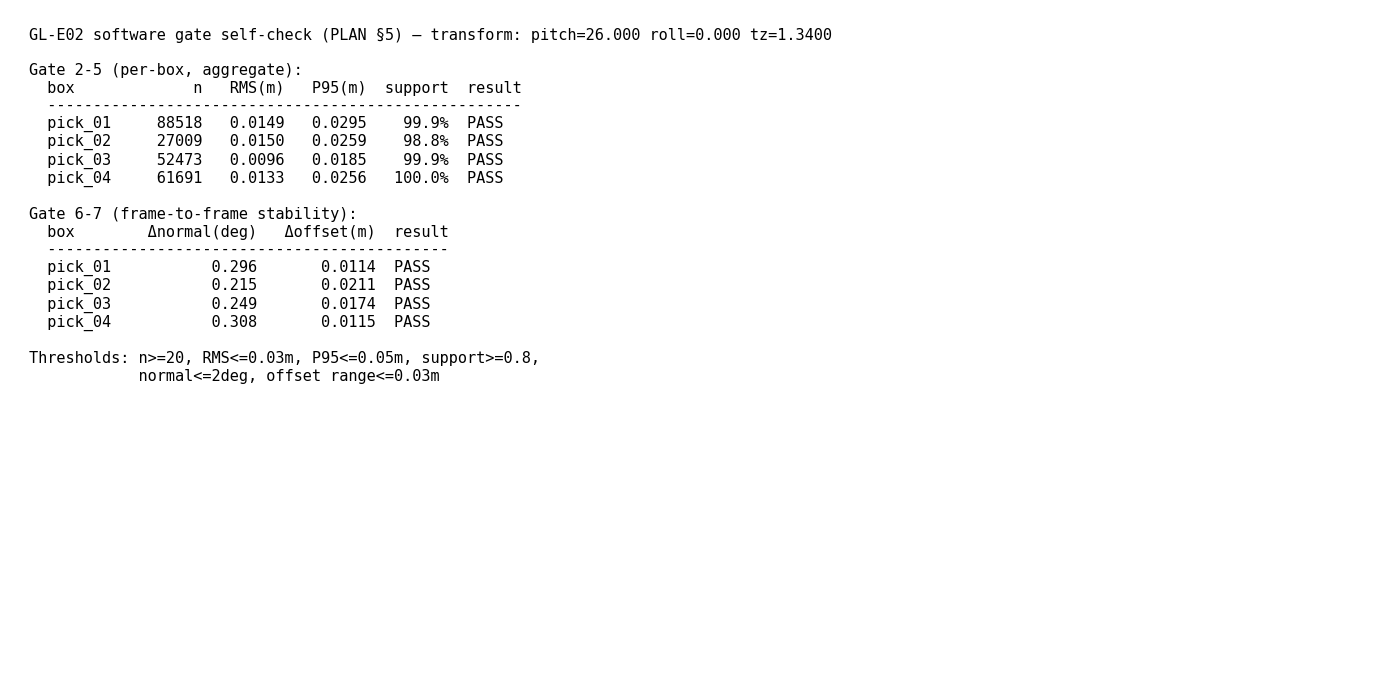

This chart was generated by the following Python code:
# -*- coding: utf-8 -*-
"""
GL-E02 软件门自检 (PLAN §5 口径) / software_gate_check.py
============================================================
门 (GROUND_LEVELING_NEXT_STAGE_PLAN.md §5, 既有软件工程门):
  1. 至少 3 独立验证区域
  2. 每区 >= 20 点
  3. untruncated RMS <= 0.03 m  (每区对自己拟合平面, 不修剪)
  4. |残差| P95 <= 0.05 m       (同上口径)
  5. 支持率 >= 0.8              (|Z_residual| < 阈值 的点占比; 阈值取 0.05m)
  6. 法向稳定 <= 2 度            (跨帧平面法向角变化; 帧间对比)
  7. offset 稳定 <= 0.03 m       (跨帧平面 offset 变化)

本脚本:
  - 对 4 个框, 分别在"单帧"与"全叠加"两种模式算 1-5 门
  - 用第 0 帧 vs 第 50 帧 (或滚动多帧) 算 6-7 门
  - 输出表格 + meta
"""
import json
import os
import numpy as np

HERE = os.path.dirname(os.path.abspath(__file__))
SRC_BIN = os.path.join(HERE, "points.bin")
SRC_META = os.path.join(HERE, "meta.json")
OUT_PNG = os.path.join(HERE, "software_gate_check.png")
OUT_META = os.path.join(HERE, "software_gate_check.meta.json")

STRIDE = 28
PITCH_DEG = 26.2338
ROLL_DEG  = -1.3221
TZ        = 1.3222
SUPPORT_THRESH_M = 0.05
GROUND_Z_GATE_M = 0.15   # 地面提取 Z 门限: 只保留 |Z|<0.15m 的地板候选点
                          # (生产管线等价; 排除 AOI 内立式物体如机器人机身的点)

PICKS = {
    "pick_01": {"X": (1.022, 1.773), "Y": (-0.952, -0.432)},
    "pick_02": {"X": (2.623, 3.333), "Y": (-0.585,  0.213)},
    "pick_03": {"X": (1.918, 2.415), "Y": (-0.964,  0.087)},
    "pick_04": {"X": (1.296, 1.776), "Y": (-0.400,  0.220)},
}


def load_points(path):
    raw = open(path, "rb").read()
    n = len(raw) // STRIDE
    buf = np.frombuffer(raw, dtype=np.uint8)[: n * STRIDE].reshape(n, STRIDE)
    xyzi = buf[:, :16].copy().view(np.float32)
    return (xyzi[:, 0].astype(np.float64), xyzi[:, 1].astype(np.float64),
            xyzi[:, 2].astype(np.float64))


def apply_transform(x, y, z, pitch, roll, tz):
    a = np.radians(pitch); b = np.radians(roll)
    ca, sa = np.cos(a), np.sin(a)
    cb, sb = np.cos(b), np.sin(b)
    rx0 = ca * x + sa * z
    rx1 = y
    rx2 = -sa * x + ca * z
    return rx0, cb * rx1 - sb * rx2, sb * rx1 + cb * rx2 + tz


def plane_fit(X, Y, Z):
    A = np.column_stack([np.ones_like(X), X, Y])
    coef, *_ = np.linalg.lstsq(A, Z, rcond=None)
    return coef, Z - A @ coef


def normal_from_coef(coef):
    """平面 Z = a + bX + cY 的法向 (未归一): (-b, -c, 1)."""
    n = np.array([-coef[1], -coef[2], 1.0])
    return n / np.linalg.norm(n)


def eval_box(X, Y, Z, box, truncate_clean=False):
    """对指定点集+框, 算门 2-5. truncate_clean=False 为 untruncated RMS."""
    X0, X1 = box["X"]; Y0, Y1 = box["Y"]
    m = (X >= X0) & (X <= X1) & (Y >= Y0) & (Y <= Y1) & (np.abs(Z) < GROUND_Z_GATE_M)
    px, py, pz = X[m], Y[m], Z[m]
    n = len(px)
    if n < 20:
        return {"n": n, "error": "too few"}
    coef, res = plane_fit(px, py, pz)
    rms = float(np.sqrt((res ** 2).mean()))
    p95 = float(np.percentile(np.abs(res), 95))
    support = float((np.abs(res) < SUPPORT_THRESH_M).mean())
    return {"n": n, "coef": [float(v) for v in coef],
            "rms_m": rms, "absres_p95_m": p95, "support": support,
            "normal": [float(v) for v in normal_from_coef(coef)]}


def main():
    x, y, z = load_points(SRC_BIN)
    meta_src = json.load(open(SRC_META, encoding="utf-8"))
    frames = meta_src["frames"]
    Xf, Yf, Zf = apply_transform(x, y, z, PITCH_DEG, ROLL_DEG, TZ)
    n_frame = len(frames)

    print(f"frames: {n_frame}")

    # ── 门 2-5: 全叠加 vs 单帧 ──────────────────────────────
    print("\n=== Gate 2-5: per-box (全叠加) ===")
    agg = {}
    for pid, box in PICKS.items():
        r = eval_box(Xf, Yf, Zf, box)
        agg[pid] = {"agg": r}
        print(f"  {pid}: n={r['n']} RMS={r['rms_m']:.4f}m P95={r['absres_p95_m']:.4f}m "
              f"support={r['support']*100:.1f}%")

    # 单帧: 每框取"点最多的一帧"算
    print("\n=== Gate 2-5: per-box (单帧, 每框取点数最多帧) ===")
    for pid, box in PICKS.items():
        X0, X1 = box["X"]; Y0, Y1 = box["Y"]
        best = None
        for fi, f in enumerate(frames):
            s = f["offset_points"]; c = f["count_points"]
            Xs = Xf[s:s + c]; Ys = Yf[s:s + c]; Zs = Zf[s:s + c]
            m = (Xs >= X0) & (Xs <= X1) & (Ys >= Y0) & (Ys <= Y1)
            cnt = int(m.sum())
            if cnt >= 20 and (best is None or cnt > best[1]):
                best = (fi, cnt)
        if best is None:
            print(f"  {pid}: no frame with >=20 pts")
            continue
        fi, cnt = best
        f = frames[fi]
        s = f["offset_points"]; c = f["count_points"]
        Xs = Xf[s:s + c]; Ys = Yf[s:s + c]; Zs = Zf[s:s + c]
        r = eval_box(Xs, Ys, Zs, box)
        agg[pid]["single"] = {"frame_idx": fi, "seq": f["seq"], **r}
        print(f"  {pid}: frame {fi} (seq={f['seq']}) n={r['n']} RMS={r['rms_m']:.4f}m "
              f"P95={r['absres_p95_m']:.4f}m support={r['support']*100:.1f}%")

    # ── 门 6-7: 帧间法向/offset 稳定 ────────────────────────
    # 每个框: 沿帧序列取点够多的帧 (间隔采样 5 帧), 分别拟合平面,
    # 统计法向角变化 (相对首帧) 与 offset (a 系数) 变化.
    print("\n=== Gate 6-7: 帧间稳定 (5帧间隔采样) ===")
    for pid, box in PICKS.items():
        normals = []; offsets = []; used = []
        for fi in range(0, n_frame, 5):
            f = frames[fi]
            s = f["offset_points"]; c = f["count_points"]
            Xs = Xf[s:s + c]; Ys = Yf[s:s + c]; Zs = Zf[s:s + c]
            r = eval_box(Xs, Ys, Zs, box)
            if r.get("error"):
                continue
            normals.append(np.array(r["normal"]))
            offsets.append(r["coef"][0])
            used.append(fi)
        if len(normals) < 3:
            print(f"  {pid}: too few valid frames ({len(normals)})")
            continue
        N = np.array(normals); off = np.array(offsets)
        ref = N.mean(axis=0); ref = ref / np.linalg.norm(ref)
        angs = np.degrees(np.arccos(np.clip(N @ ref, -1, 1)))
        max_ang = float(angs.max())
        off_range = float(off.max() - off.min())
        agg[pid]["stability"] = {
            "frames_used": used,
            "max_normal_angle_deg": max_ang,
            "offset_range_m": off_range,
            "gate6_normal_pass": bool(max_ang <= 2.0),
            "gate7_offset_pass": bool(off_range <= 0.03),
        }
        print(f"  {pid}: frames={len(used)} max|Δnormal|={max_ang:.3f}° "
              f"Δoffset={off_range:.4f}m  "
              f"[normal {'P' if max_ang<=2 else 'F'}] [offset {'P' if off_range<=0.03 else 'F'}]")

    # ── 汇总判定 ────────────────────────────────────────────
    def _pass(r):
        return (r["n"] >= 20 and r["rms_m"] <= 0.03 and r["absres_p95_m"] <= 0.05
                and r["support"] >= 0.8)

    print("\n=== 汇总 (PLAN §5 口径) ===")
    for pid, a in agg.items():
        aa = a["agg"]
        ok = _pass(aa)
        s6 = a.get("stability", {}).get("gate6_normal_pass", None)
        s7 = a.get("stability", {}).get("gate7_offset_pass", None)
        print(f"  {pid}: gates2-5 {'PASS' if ok else 'FAIL'} | "
              f"gate6(normal) {'PASS' if s6 else 'FAIL' if s6 is False else 'N/A'} | "
              f"gate7(offset) {'PASS' if s7 else 'FAIL' if s7 is False else 'N/A'}")

    # ── 图 ─────────────────────────────────────────────────
    import matplotlib
    matplotlib.use("Agg")
    import matplotlib.pyplot as plt

    fig, ax = plt.subplots(figsize=(14, 7), dpi=100)
    ax.axis("off")
    lines = ["GL-E02 software gate self-check (PLAN §5) — transform: "
             f"pitch={PITCH_DEG:.3f} roll={ROLL_DEG:.3f} tz={TZ:.4f}",
             "",
             "Gate 2-5 (per-box, aggregate):",
             f"  {'box':9s} {'n':>7s} {'RMS(m)':>8s} {'P95(m)':>8s} {'support':>8s}  result",
             "  " + "-" * 52]
    for pid, a in agg.items():
        aa = a["agg"]
        ok = _pass(aa)
        lines.append(f"  {pid:9s} {aa['n']:>7d} {aa['rms_m']:>8.4f} "
                     f"{aa['absres_p95_m']:>8.4f} {aa['support']*100:>7.1f}%  "
                     f"{'PASS' if ok else 'FAIL'}")
    lines += ["", "Gate 6-7 (frame-to-frame stability):",
              f"  {'box':9s} {'Δnormal(deg)':>13s} {'Δoffset(m)':>12s}  result",
              "  " + "-" * 44]
    for pid, a in agg.items():
        st = a.get("stability")
        if not st:
            lines.append(f"  {pid:9s} {'n/a':>13s} {'n/a':>12s}  (no data)")
            continue
        ok = st["gate6_normal_pass"] and st["gate7_offset_pass"]
        lines.append(f"  {pid:9s} {st['max_normal_angle_deg']:>13.3f} "
                     f"{st['offset_range_m']:>12.4f}  {'PASS' if ok else 'FAIL'}")
    lines += ["",
              "Thresholds: n>=20, RMS<=0.03m, P95<=0.05m, support>=0.8,",
              "            normal<=2deg, offset range<=0.03m"]
    ax.text(0.01, 0.98, "\n".join(lines), va="top", ha="left",
            family="monospace", fontsize=11, transform=ax.transAxes)
    plt.tight_layout()
    plt.savefig(OUT_PNG, dpi=100)
    print("SAVED:", OUT_PNG)

    meta = {
        "schema_version": "1.0",
        "kind": "gle02_software_gate_check",
        "gate_source": "GROUND_LEVELING_NEXT_STAGE_PLAN.md §5",
        "transform": {"pitch_deg": PITCH_DEG, "roll_deg": ROLL_DEG, "tz_m": TZ,
                       "origin": "optimize_transform.py joint solve"},
        "results": {pid: a for pid, a in agg.items()},
        "ground_z_gate_m": GROUND_Z_GATE_M,
        "gate_input": "ROI box AND |Z|<0.15m (ground extraction equivalent); residuals untruncated",
        "thresholds": {"min_points": 20, "max_rms_m": 0.03, "max_absres_p95_m": 0.05,
                        "min_support": 0.8, "max_normal_deg": 2.0, "max_offset_range_m": 0.03},
        "physical_verified": False,
    }
    with open(OUT_META, "w", encoding="utf-8") as f:
        json.dump(meta, f, ensure_ascii=False, indent=2)
    print("SAVED:", OUT_META)


if __name__ == "__main__":
    main()
